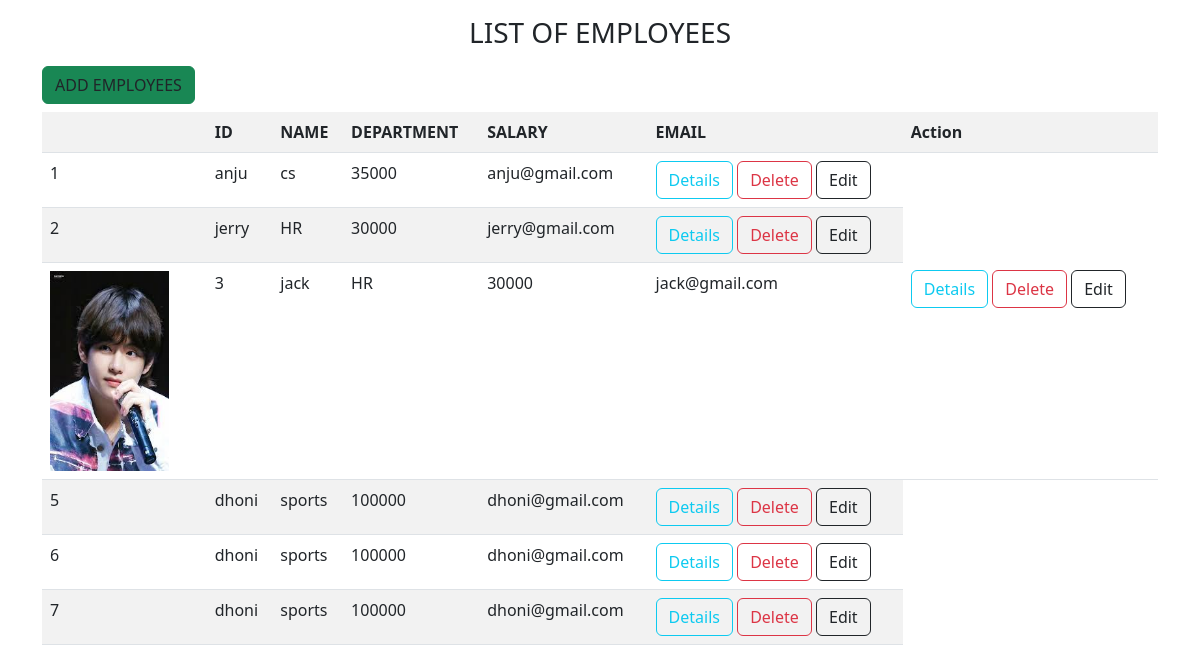
The app's page /employee/all/ with its own data.
### crm/models.py (models this page shows, shortened)
class Employee(models.Model):
    name=models.CharField(max_length=100)
    department=models.CharField(max_length=100)
    options=(
        ('male','male'),
        ('female','female')
    )
    gender=models.CharField(max_length=100,choices=options,default='male')
    salary=models.PositiveIntegerField()
    email=models.EmailField()
    profile_pic=models.ImageField(upload_to="images",null=True,blank=True)
    address=models.CharField(max_length=150)

### crm/views.py (the view)
# urls.py: path('employee/all/',crm_views.EmployeeListView.as_view(),name='emp-list'),
class EmployeeListView(View):
    def get(self,request,*args,**kwargs):
        qs=Employee.objects.all()
        return render(request,'emp-list.html',{"employees":qs})

### crm/templates/emp-list.html (shortened to what this page needs)
<!DOCTYPE html>
<html lang="en">
<head>
    <link href="https://cdn.jsdelivr.net/npm/bootstrap@5.3.0-alpha1/dist/css/bootstrap.min.css" rel="stylesheet">
</head>
<body>
    <div class="container">
        <h3 class="text-center mt-3 mb-3">LIST OF EMPLOYEES</h3>
        <h5><a href="{%url 'emp-add' %}" class="btn btn-success text-dark">ADD EMPLOYEES</a></h5>
        <table class="table table-striped">
            <tr>
                <th></th>
                <th>ID</th>
                <th>NAME</th>
                <th>DEPARTMENT</th>
                <th>SALARY</th>
                <th>EMAIL</th>
                <th>Action</th>
            </tr>
        {%for emp in employees%}
        <tr>
            {%if emp.profile_pic %}
            <td><img src="{{emp.profile_pic.url}}" width="80%" height="200px"></td>
            {%endif%}
            <td>{{emp.id}}</td>
            <td>{{emp.name}}</td>
            <td>{{emp.department}}</td>
            <td>{{emp.salary}}</td>
            <td>{{emp.email}}</td>
            <td><a href="{%url 'emp-details' emp.id %}" class="btn btn-outline-info">Details</a>
                <a href="{%url 'emp-delete' emp.id %}" class="btn btn-outline-danger">Delete</a>
                <a href="{% url 'emp-edit' emp.id %}" class="btn btn-outline-dark">Edit</a>
            </td>
        </tr>
        {%endfor%}
    </table>
    </div>
</body>
</html>

### records on screen
Employee: id "1", name "anju", department "cs", salary "35000", email "anju@gmail.com"
Employee: id "2", name "jerry", department "HR", salary "30000", email "jerry@gmail.com"
Employee: profile_pic (picture), id "3", name "jack", department "HR", salary "30000", email "jack@gmail.com"
Employee: id "5", name "dhoni", department "sports", salary "100000", email "dhoni@gmail.com"
Employee: id "6", name "dhoni", department "sports", salary "100000", email "dhoni@gmail.com"
Employee: id "7", name "dhoni", department "sports", salary "100000", email "dhoni@gmail.com"
